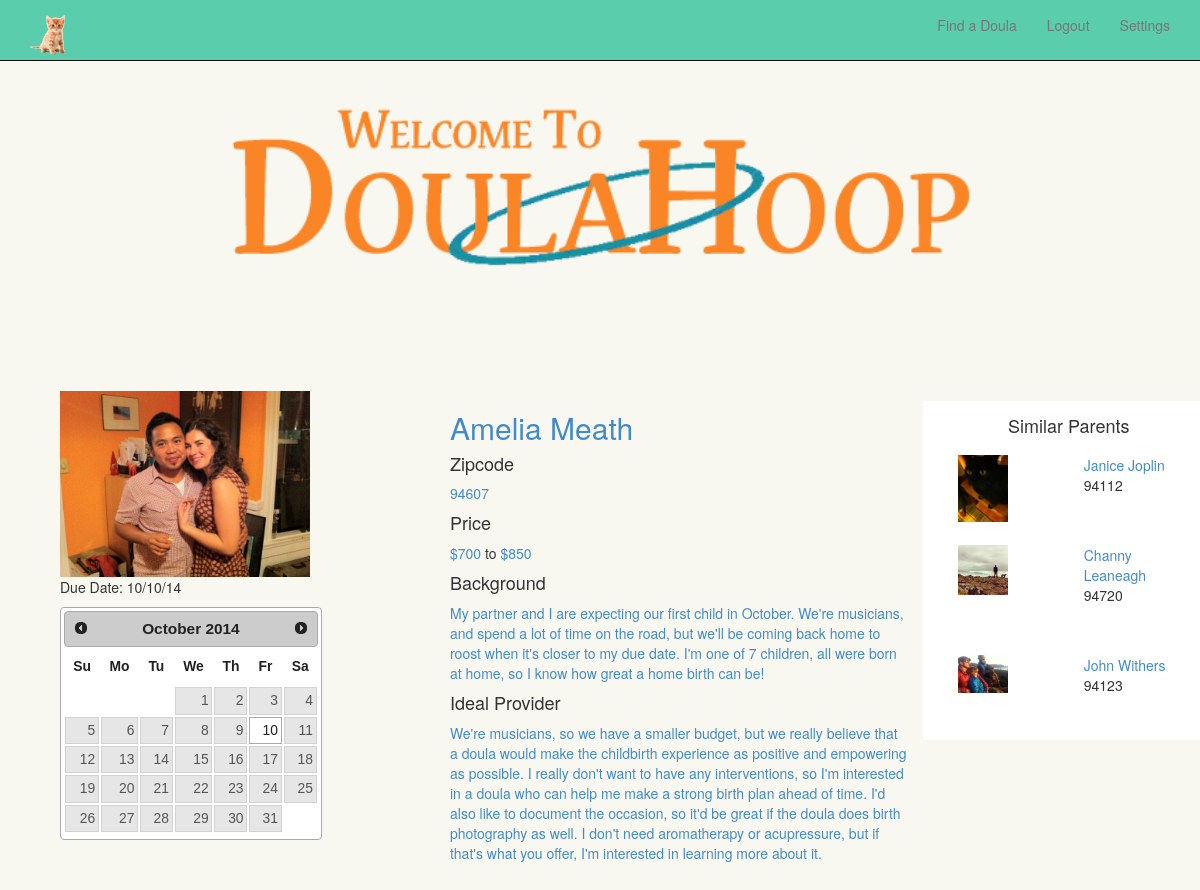
The app's page /parent/1 (signed in) with its own data.
### model.py (models this page shows)
class Parent(Base):
	__tablename__ = "parents"
	id = Column(Integer, primary_key = True)
	email = Column(String(64), nullable = False)
	password = Column(String(64), nullable = False)
	firstname = Column(String(64), nullable = True)
	lastname = Column(String(64), nullable = True)
	price_min = Column(Integer, nullable = True)
	price_max = Column(Integer, nullable = True)
	background = Column(Text, nullable = True)
	image = Column(String(64), nullable = True)
	zipcode = Column(String(64), nullable = True)
	zipcode_lat = Column(Integer, nullable = True)
	zipcode_lng = Column(Integer, nullable = True)
	display_name = Column(String(64), nullable = True)
	ideal_doula_nar = Column(Text, nullable = True)
	visibility = Column(String(64), nullable = True)
	due_date = Column(DateTime, nullable = True)
	def parse_form_data(self, data):
		self.email = data.get('email')
		self.firstname = data.get('firstname')
		self.lastname = data.get('lastname')
		self.price_min = data.get('price_min')
		self.price_max = data.get('price_max')
		self.background = data.get('background')
		self.image = data.get('image')
		self.zipcode = data.get('zipcode')
		self.practice = data.get('practice')
		self.display_name = data.get('display_name')
		self.ideal_doula_nar = data.get('ideal_doula_nar')
		self.visibility = data.get('visibility')
		password = data.get('password')
		hashed_pw = passwords.set_password(password)
		self.password = hashed_pw
		unicode_due_date = data.get('due_date')
		self.due_date = datetime.datetime.strptime(data.get('due_date'), "%Y-%m-%d %H:%M:%S.%f")
	def store_coordinates(self, lat, lng):
		self.zipcode_lat = lat
		self.zipcode_lng = lng
	def is_authenticated(self):
		return True
	def is_active(self):
		return True
	def is_anonymous(self):
		return False
	def get_id(self):
		return unicode(self.id)
	def is_doula(self):
		return False

### app.py (the view)
@app.route('/parent/<int:id>') #change this route to include the parents's <int:id> in the url
@login_required
def display_user_profile(id):
	parent = model.session.query(model.Parent).get(id)
	if parent.visibility == "doulas" and not current_user.is_doula() and current_user.id != parent.id:
		flash('This user has chosen to be visible to doulas only')
		return render_template('blank.html')
	elif parent.visibility == 'none' and current_user.id != parent.id:
		flash('This user has chosen to be invisible')
		return render_template('blank.html')
	due_date = parent.due_date.strftime("%m/%d/%y")
	suggested_parent_list = users.suggest_parents()
	return render_template('user-profile.html', parent = parent,
												due_date = due_date,
												suggested_parent_list = suggested_parent_list)

### app.py (called while the page is built)
@login_manager.user_loader
def load_user(user_id):
	role = session.get('role', None)
	if role == 'doula':
		return model.session.query(model.Doula).get(user_id)
	elif role == 'parent':
		return model.session.query(model.Parent).get(user_id)
	return None

### model.py (called while the page is built)
	def is_authenticated(self):
		return True

	def is_doula(self):
		return True

### users.py (called while the page is built)
def suggest_parents():
	parent_list = model.session.query(model.Parent).all()
	if len(parent_list) > 4:
		suggested_parent_list = []
		for i in range(1,4):
			parent = parent_list.pop(randint(0, len(parent_list) - 1))
			suggested_parent_list.append(parent)
		return suggested_parent_list
	return None

### templates/user-profile.html (shortened to what this page needs)
{% extends 'logged-in-base.html' %}
{% block body %}
<div class="container">
  <div class="row">
      <div class="col-md-4 col-sm-5" id="profile-column-left">
        <div id="parent-profile-pic"> <img width="250" src="/static/images/uploads/parent_{{ parent.id }}.jpg">
        </div>
        <div id="calendar" width="150">
          <p>Due Date: {{ due_date }}</p>
        </div>
      </div>
      <div class="col-md-5 col-sm-7" id="profile-column-middle">
        <h2>
          <a href="#" class="editable" data-type="text" data-pk="{{ parent.id }}" data-name="firstname" data-original-title title data-url="/parent_edit" data-title="Enter your first name">{{ parent.firstname }} </a>
          <a href="#" class="editable" data-type="text" data-pk="{{ parent.id }}" data-name="lastname" data-original-title title data-url="/parent_edit" data-title="Enter your last name">{{ parent.lastname }} </a>
        <h4> Zipcode </h4>
          <a href="#" class="editable" data-type="text" data-pk="{{ parent.id }}" data-name="zipcode" data-original-title title data-url="/parent_edit" data-title="Enter your zipcode">{{ parent.zipcode }}</a>
        <h4> Price </h4>
          <a href="#" class="editable" data-type="number" data-pk="{{ parent.id }}" data-name="price_min" data-original-title title data-url="/parent_edit" data-title="Enter the minimum you'd like to pay">${{ parent.price_min }}</a>
          to <a href="#" class="editable" data-type="number" data-pk="{{ parent.id }}" data-name="price_max" data-original-title title data-url="/parent_edit" data-title="Enter the maximum you'd like to pay">${{ parent.price_max }}</a>
        <h4> Background </h4>
          <a href="#" class="editable" data-type="text" data-pk="{{ parent.id }}" data-name="background" data-original-title title data-url="/parent_edit" data-title="Give some background about yourself">{{ parent.background }}</a>
        <h4> Ideal Provider </h4>
          <a href="#" class="editable" data-type="text" data-pk="{{ parent.id }}" data-name="ideal_nar" data-original-title title data-url="/parent_edit" data-title="Describe your ideal doula">{{ parent.ideal_doula_nar }} </a>
      </div>
      <div class="col-md-3 col-xs-12" id="profile-column-right">
        {% if suggested_parent_list != None %}
          <div class="col-xs-12">
            <h4 style="text-align: center">Similar Parents</h4>
          </div>
            {% for s_parent in suggested_parent_list %}
              {% if s_parent.id != parent.id %}
                <div class="suggestion col-xs-4 col-md-12">
                  <div class="col-xs-6" id="suggestion-1-thumb">
                    <img style="margin:2" width=50 src="/static/images/uploads/{{ s_parent.image }}">
                  </div>
                  <div class="col-xs-6" id="suggestion-1-desc">
                    <p> <a href="/parent/{{ s_parent.id }}">{{ s_parent.firstname }} {{ s_parent.lastname }}</a>
                      {{ s_parent.zipcode }}
                    </p>
                    <br>
                  </div>
                </div>
              {% endif %}
          {% endfor %}
        {% endif %}
      </div>
  </div>
</div>
{% endblock %}

### static/styles2.css (style rules this page uses)
.row a { text-decoration: none; }
#profile-column-left { text-align:left; }
#profile-column-middle { text-align:left; }
#profile-column-right { text-align:left; background-color: white; padding: 5px; margin-top: 10px; }
.suggestion { text-align: left; margin-top: 10px; margin-bottom: 10px; }
body { background-color: #F8F8F1; }

### records on screen
Parent: firstname "Amelia", lastname "Meath", zipcode "94607", price_min "700", price_max "850", background "My partner and I are expecting our first child in October. We're musicians, and spend a lot of time on the road, but we'll be coming back home to roost when it's closer to my due date. I'm one of 7 children, all were born at home, so I know how great a home birth can be!", ideal_doula_nar "We're musicians, so we have a smaller budget, but we really believe that a doula would make the childbirth experience as positive and empowering as possible. I really don't want to have any interventions, so I'm interested in a doula who can help me make a strong birth plan ahead of time. I'd also like to document the occasion, so it'd be great if the doula does birth photography as well. I don't need aromatherapy or acupressure, but if that's what you offer, I'm interested in learning more about it."
Parent: image (picture), firstname "Janice", lastname "Joplin", zipcode "94112"
Parent: image (picture), firstname "Channy", lastname "Leaneagh", zipcode "94720"
Parent: image (picture), firstname "John", lastname "Withers", zipcode "94123"

### other values on screen
{{ due_date }} "10/10/14"
